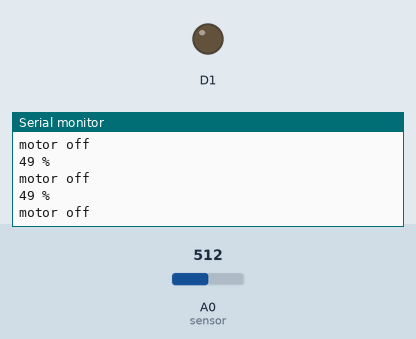
Simulated run of this sketch. Board: ESP8266 (NodeMCU). Shown: output pins drawn as LEDs (lit = HIGH), the last lines printed to the serial monitor. The inputs (shaded band) are chosen by the test bench; at power-on: A0 (sensor) = 512. WiFi joins after 1.5 s; servers stay silent unless stated.

Above: at 2.7 s.
2.8 s: A0 (sensor) set to 910
At 3.4 s:
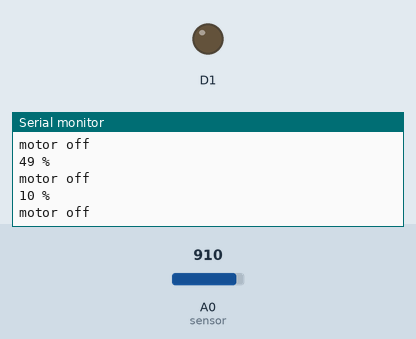
4.3 s: A0 (sensor) set to 929
At 4.9 s:
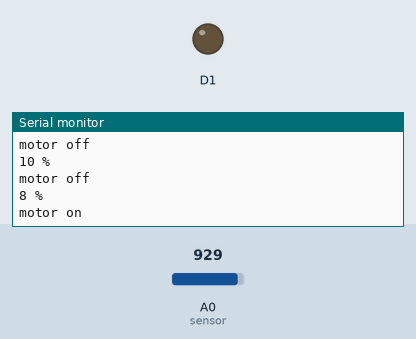
Timing chart, 0 to 7.3 s (numbered marks = the images above; inputs shaded):
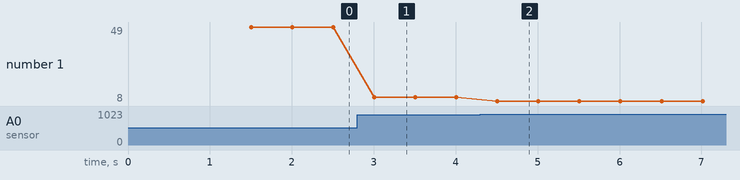

Measured:
- the behaviour switches between 916 and 917 on A0 (sensor) (found by bisection; images 1 and 2)
- after the input at 2.8 s, the serial monitor: prints a new line after 0.21 s (image 1)
- after the input at 4.3 s, the serial monitor: prints a new line after 0.21 s (image 2)
- plotted number 1: 49 → 10 after the input at 2.8 s, 10 → 8 after the input at 4.3 s

The sketch:

Irrigation_system_oct07a.ino
```cpp
#include "arduino_secrets.h"
/*
  Sketch generated by the Arduino IoT Cloud Thing "Untitled 2"
  https://create.arduino.cc/cloud/things/e4a42b1e-aa0d-4676-bf44-ded1bc4a8ac7

  Arduino IoT Cloud Variables description

  The following variables are automatically generated and updated when changes are made to the Thing

  int moisture;
  bool motorState;

  Variables which are marked as READ/WRITE in the Cloud Thing will also have functions
  which are called when their values are changed from the Dashboard.
  These functions are generated with the Thing and added at the end of this sketch.
*/

#include "thingProperties.h"

void setup() {
  // Initialize serial and wait for port to open:
  Serial.begin(9600);
  // This delay gives the chance to wait for a Serial Monitor without blocking if none is found
  delay(1500);
  Serial.println("Initialising");
  pinMode(D1, OUTPUT);
  pinMode(A0, INPUT);
  // Defined in thingProperties.h
  initProperties();

  // Connect to Arduino IoT Cloud
  ArduinoCloud.begin(ArduinoIoTPreferredConnection);

  /*
     The following function allows you to obtain more information
     related to the state of network and IoT Cloud connection and errors
     the higher number the more granular information you’ll get.
     The default is 0 (only errors).
     Maximum is 4
 */
  setDebugMessageLevel(2);
  ArduinoCloud.printDebugInfo();
}

void loop() {
  ArduinoCloud.update();
  // Your code here
  moisture = analogRead(A0);  //soil sensor sensor reads the value of moisture
  moisture = map(moisture, 1024, 0, 0, 100);
  Serial.print(moisture);
  Serial.println(" %");
  if (moisture < 10) {
    digitalWrite(1, HIGH);
    motorState = true;
    Serial.println("motor on ");
  } else {
    digitalWrite(1, LOW);
    motorState = false;
    Serial.println("motor off");
  }
  delay(500);
}


/*
  Since Moisture is READ_WRITE variable, onMoistureChange() is
  executed every time a new value is received from IoT Cloud.
*/
void onMoistureChange() {
  // Add your code here to act upon Moisture change
}

/*
  Since MotorState is READ_WRITE variable, onMotorStateChange() is
  executed every time a new value is received from IoT Cloud.
*/
void onMotorStateChange() {
  // Add your code here to act upon MotorState change
}
```

arduino_secrets.h
```cpp
#define SECRET_SSID "kev"
#define SECRET_OPTIONAL_PASS "12345678"
#define SECRET_DEVICE_KEY "VY0BBVH1ZS5UOIMW8OYX"
```

thingProperties.h
```cpp
// Code generated by Arduino IoT Cloud, DO NOT EDIT.

#include <ArduinoIoTCloud.h>
#include <Arduino_ConnectionHandler.h>

const char DEVICE_LOGIN_NAME[]  = "727cc53a-b42f-49d4-b174-f3d983450f0f";

const char SSID[]               = SECRET_SSID;    // Network SSID (name)
const char PASS[]               = SECRET_OPTIONAL_PASS;    // Network password (use for WPA, or use as key for WEP)
const char DEVICE_KEY[]  = SECRET_DEVICE_KEY;    // Secret device password

void onMoistureChange();
void onMotorStateChange();

int moisture;
bool motorState;

void initProperties(){

  ArduinoCloud.setBoardId(DEVICE_LOGIN_NAME);
  ArduinoCloud.setSecretDeviceKey(DEVICE_KEY);
  ArduinoCloud.addProperty(moisture, READWRITE, ON_CHANGE, onMoistureChange);
  ArduinoCloud.addProperty(motorState, READWRITE, ON_CHANGE, onMotorStateChange);

}

WiFiConnectionHandler ArduinoIoTPreferredConnection(SSID, PASS);
```
